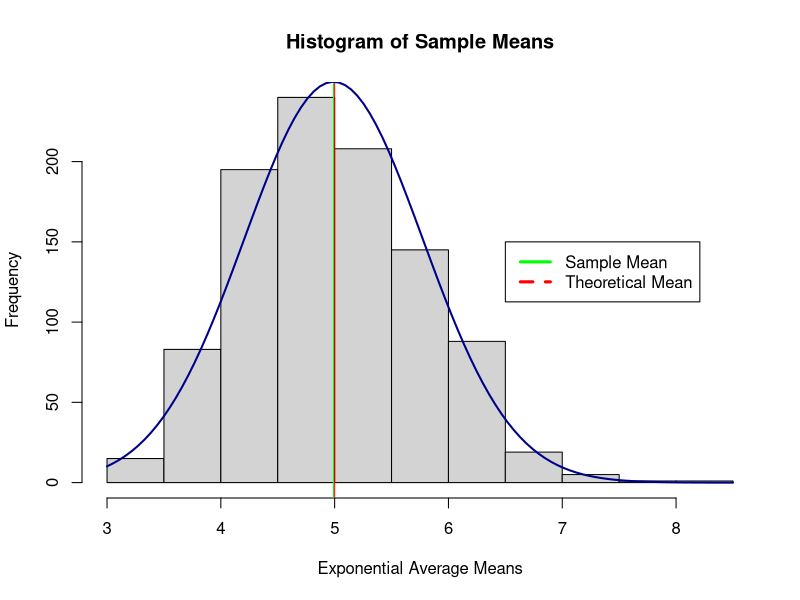

Here is the R script that generated this plot:
## ---- chunk 1
setwd("C:/Users/Bill/Documents/Coursera/JohnsHopkins/Course 6 - Statistical Inference/Week 4/Project")
## ---- chunk 2
library(ggplot2)
library(dplyr)
## ---- chunk 3
set.seed(1)
lambda <- .2
n <- 40 ## number of exponential variables in sample
sims <- 1000 ## number of simulations
sim <- rexp(n = n * sims, rate = lambda)
## ---- chunk 4
sim_matrix <- matrix(sim, nrow = sims, ncol = n)
## ---- chunk 5
dim(sim_matrix)
## ---- chunk 6
str(sim_matrix)
## ---- chunk 7
range(sim_matrix)
## ---- chunk 8
mean_sim_matrix <- apply(sim_matrix, 1, mean)
## ---- chunk 9
mean(mean_sim_matrix)
## ---- chunk 10
tmean <- 1/lambda
tmean
## ---- chunk 11
var(mean_sim_matrix)
## ---- chunk 12
sd(mean_sim_matrix)
## ---- chunk 13
tvar <- 1/lambda^2/n
tvar
## ---- chunk 14
tSD <- 1/(lambda*sqrt(n))
tSD
## ---- chunk 15

## ---- chunk 16
hist(mean_sim_matrix, xlab = 'Exponential Average Means', main = 'Histogram of Sample Means')

# Add vertical line at the mean of the averages
abline(v = mean(mean_sim_matrix), col = "green")

# Add vertical line at the theoretical mean. Add legend to plot. 
abline(v = tmean, col = "red")
legend(6.5,150, c('Sample Mean','Theoretical Mean')
       , lwd = c(3,3), lty = c(1,2), col = c("green","red"))

# Show that the distribution is approximately normal by adding a normal distribution curve using the data. 
curve(dnorm(x, mean=mean(mean_sim_matrix), sd=sd(mean_sim_matrix))*492, col="darkblue", lwd=2, add=TRUE)
## ---- chunk 17
std_err <- sd(mean_sim_matrix)/sqrt(n)
lower <- mean(mean_sim_matrix) - 1.96*std_err
upper <- mean(mean_sim_matrix) + 1.96*std_err
c(lower, upper)
## ---- chunk 18
tstd_err <- tSD/sqrt(n)
tlower <- tmean - 1.96*tstd_err
tupper <- tmean + 1.96*tstd_err
c(tlower, tupper)
